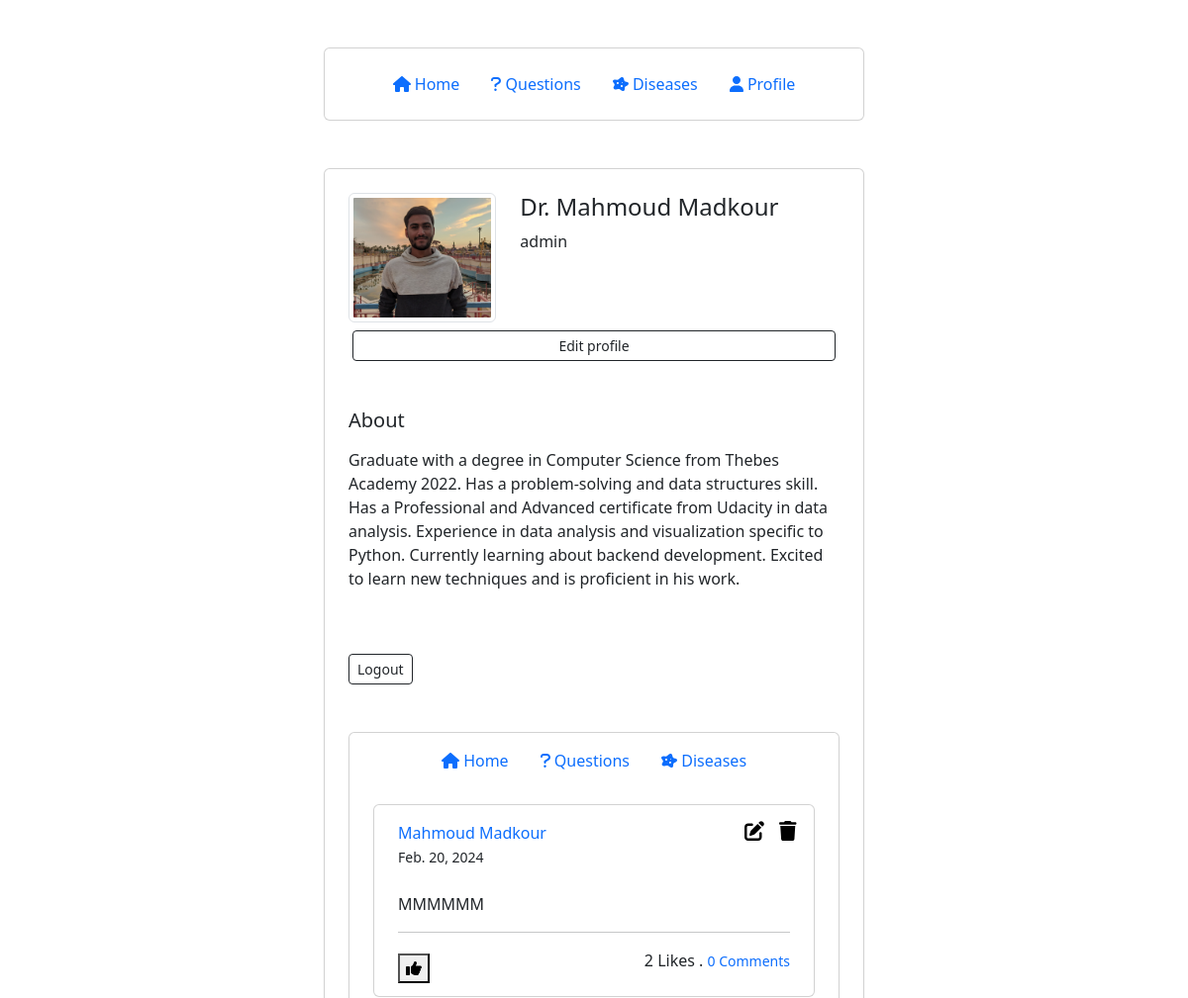
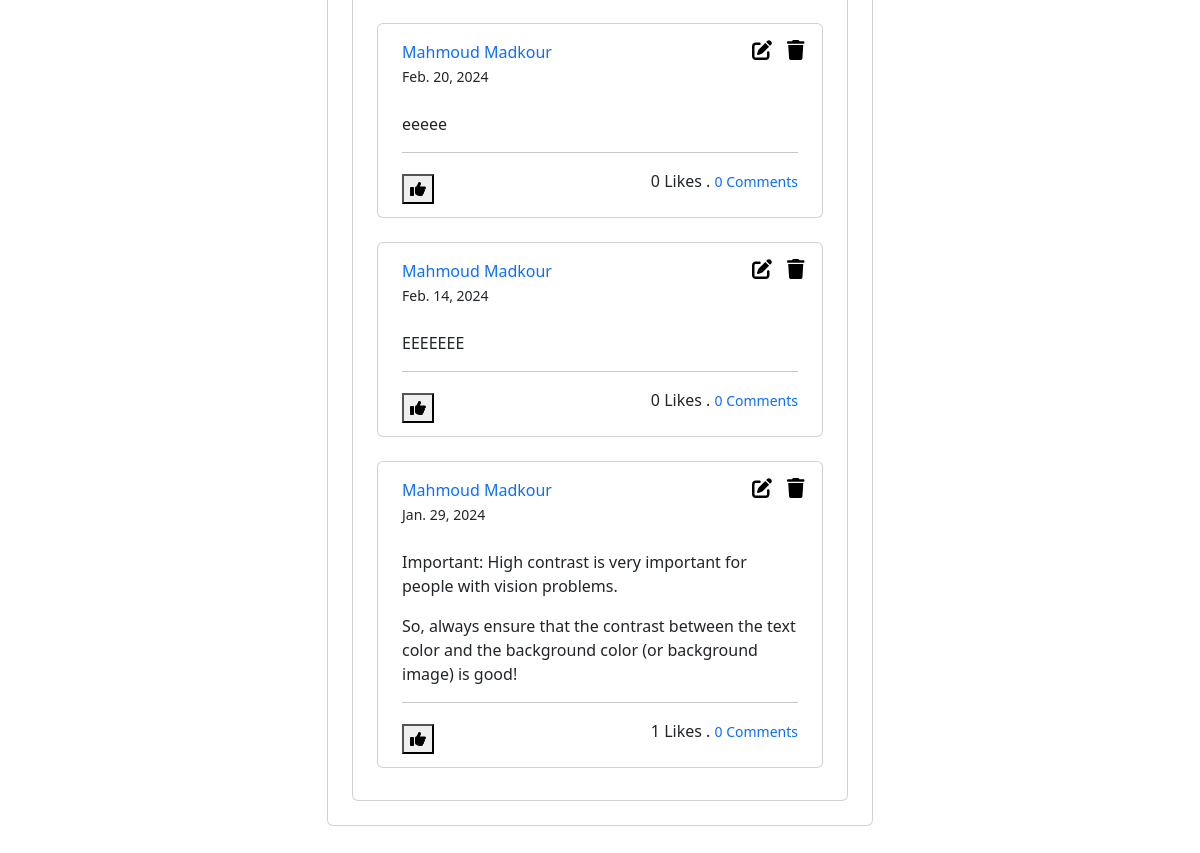
Page /profile/posts (signed in) on the committed database (2 pictures, top to bottom).
### account/models.py (models this page shows, shortened)
class Profile(models.Model):
    user = models.OneToOneField(User, on_delete=models.CASCADE, null=True)
    first_name = models.CharField(max_length=100, null=True)
    last_name = models.CharField(max_length=100, null=True)
    about = models.TextField(max_length=1000, null=True)
    photo = models.ImageField(default="Profile/Profile-default.png", upload_to='profile/', blank=True, null=True)

class Post(models.Model):
    user = models.ForeignKey(User, on_delete=models.CASCADE, null=True)
    body = models.TextField(max_length=1000, null=True)
    post_likes_count = models.PositiveIntegerField(default=0, null=True)
    created_on = models.DateTimeField(auto_now_add=True, null=True)
    last_modified = models.DateTimeField(auto_now=True, null=True)

### account/views.py (the view, shortened to what this page needs)
# urls.py: path('profile/posts', views.profile_posts, name='profile_posts'),
@login_required(login_url='login')
def profile_posts(request):
    user = request.user
    profile = Profile.objects.filter(user= request.user).first()
    posts = Post.objects.filter(user=user).all().order_by("-created_on")
    found = 0
    if posts:
        found = found + 1
        post_comments_count = {}
        for post in posts:
            count = Comment.objects.filter(post_id=post.id).count()
            post_comments_count[post.id] = count
        data = PostLikes.objects.all()
        likes = {}
        for item in data:
            likes[item.post_id] = item.user_id
        context = {
            'profile': profile,
            'found': found,
            'likes': likes,
            'user': user,
            'posts': posts,
            'post_comments_count': post_comments_count,
        }
        return render(request, "profile/profile_posts.html", context)

### account/templates/profile/profile_posts.html (shortened to what this page needs)
{% extends "base.html" %}
{% block page_content %}
    <div class="container mt-5 mb-5">
        <div class="row d-flex align-items-center justify-content-center">
            <div class="col-md-6">
                <div class="card">
                    <div class="px-4 py-4">
                        <div class="row">
                            <div class="col-4">
                                <img src="{{ request.user.profile.photo.url }}" alt="..." width="200" height="200" class="rounded mb-2 img-thumbnail">
                            </div>
                            <div class="col-8">
                                <h4> Dr. {{ profile.first_name }} {{ profile.last_name }} </h4>
                                <p> {{ user.username }} </p>
                            </div>
                        </div>
                        <div class="row px-3">
                            <a href="{% url 'profile_update' %}" class="btn btn-outline-dark btn-sm btn-block">Edit profile</a>
                        </div>
                    </div>
                    <div class="px-4 py-4">
                        <h5>About</h5>
                        <div>
                            <p> {{ profile.about  | linebreaks | safe }} </p>
                        </div>
                    </div>
                    <div class="py-4 px-4">
                        <a href="{% url 'logout' %}" class="btn btn-outline-dark btn-sm btn-block" >Logout</a>
                    </div>
                    <div class="py-4 px-4">
                        <div class="card py-2 px-4">
                            <nav>
                                <ul class="nav justify-content-center">
                                    <li class="nav-item">
                                        <a class="nav-link" href="{% url 'profile_posts' %}"><i class="fas fa-home"></i> Home</a>
                                    </li>
                                    <li class="nav-item">
                                        <a class="nav-link" href="{% url 'profile_questions' %}"><i class="fas fa-question"></i> Questions</a>
                                    </li>
                                    <li class="nav-item">
                                        <a class="nav-link" href="{% url 'profile_diseases' %}"><i class="fas fa-disease"></i> Diseases</a>
                                    </li>
                                </ul>
                            </nav>
                            <br>
                            {% if found == 1 %}
                                {% for post in posts %}
                                <div class="card p-2">
                                    <div class="row p-2 px-3">
                                        <div class="col-10">
                                            {% if user == post.user %}
                                                <a style="text-decoration: none" href="{% url 'user_profile' %}">
                                                    <span class="font-weight-bold"> {{ post.user.first_name }} {{ post.user.last_name }} </span><br>
                                                </a>
                                            {% else %}
                                                <a style="text-decoration: none" href="{% url 'user_profile_everyone' post.user.id %}">
                                                    <span class="font-weight-bold"> {{ post.user.first_name }} {{ post.user.last_name }} </span><br>
                                                </a>
                                            {% endif %}
                                            <small >{{ post.created_on.date }}</small>
                                        </div>
                                        {% if user == post.user %}
                                            <div class="col-1">
                                                <a style="color: black;" href="{% url 'update_post' post.pk %}">
                                                    <i class="fa fa-edit " style="font-size:20px"></i>
                                                </a>
                                            </div>
                                            <div class="col-1">
                                                <a style="color: black;" href="{% url 'delete_post' post.pk %}">
                                                    <i class="fa fa-trash " style="font-size:20px"></i>
                                                </a>
                                            </div>
                                        {% endif %}
                                    </div>
                                    <div class="px-3">
                                        <p> {{ post.body | linebreaks | safe }} </p>
                                        <hr>
                                        <div class="d-flex justify-content-between align-items-center">
                                            <form action="{% url 'like_post' post.id %}" method="post">
                                                <button type="submit">
                                                    {% if user in post.like_set.all %}
                                                        <i style="color: blue;" class="fas fa-thumbs-up"></i>
                                                    {% else %}
                                                        <i class="fas fa-thumbs-up"></i>
                                                    {% endif %}
                                                </button>
                                            </form>
                                            <div>
                                                <p> {{ post.post_likes_count }} Likes .
                                                <span>
                                                    <a style="text-decoration: none" href="{% url 'post_detail' post.pk %}">
                                                        {% for key, value in post_comments_count.items %}
                                                        {% if key == post.id %}
                                                            <small> {{ value }} Comments</small><br>
                                                        {% endif %}
                                                        {% endfor %}
                                                    </a>
                                                </span>
                                                </p>
                                            </div>
                                        </div>
                                    </div>
                                </div>
                                <br>
                                {% endfor %}
                            {% elif found == 0 %}
                                <div class="card p-2">
                                    <div class="row p-2 px-3">
                                        <h6> {{ profile.first_name }} {{ profile.last_name }} don't have any posts ! </h6>
                                    </div>
                                </div>
                            {% endif %}
                        </div>
                    </div>
                </div>
            </div>
        </div>
    </div>
{% endblock page_content %}

### static/css/base.css (style rules this page uses)
body { background-color: #eee; font-family: "Poppins", sans-serif; font-weight: 300 }
.card { border:none }
hr { color: #a09c9c; margin-top: 4px; margin-bottom: 8px }

### rows in the picture
Profile: first_name "Mahmoud", last_name "Madkour", about "Graduate with a degree in Computer Science from Thebes Academy 2022. Has a problem-solving and data structures skill. Has a Professional and Advanced certificate from Udacity in data analysis. Experience in data analysis and visualization specific to Python. Currently learning about backend development. Excited to learn new techniques and is proficient in his work."
Post: user.first_name "Mahmoud", user.last_name "Madkour", created_on "Feb. 20, 2024", body "MMMMMM", post_likes_count "2", post_comments_count "0"
Post: user.first_name "Mahmoud", user.last_name "Madkour", created_on "Feb. 20, 2024", body "eeeee", post_likes_count "0", post_comments_count "0"
Post: user.first_name "Mahmoud", user.last_name "Madkour", created_on "Feb. 14, 2024", body "EEEEEEE", post_likes_count "0", post_comments_count "0"
Post: user.first_name "Mahmoud", user.last_name "Madkour", created_on "Jan. 29, 2024", body "Important: High contrast is very important for people with vision problems. So, always ensure that the contrast between the text color and the background color (or background image) is good!", post_likes_count "1", post_comments_count "0"

### other values in the picture
{{ user.username }} "admin"
